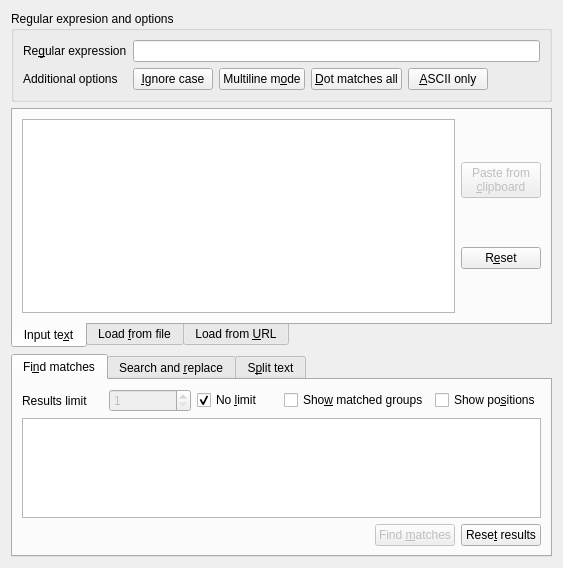
<?xml version="1.0" encoding="UTF-8"?>
<ui version="4.0">
 <author>Hamza Abbad</author>
 <class>CentralWidget</class>
 <widget class="QWidget" name="CentralWidget">
  <property name="geometry">
   <rect>
    <x>0</x>
    <y>0</y>
    <width>563</width>
    <height>561</height>
   </rect>
  </property>
  <property name="windowTitle">
   <string>Basic Regular Expression Tester</string>
  </property>
  <property name="windowIcon">
   <iconset>
    <normaloff>BRET-512.png</normaloff>BRET-512.png</iconset>
  </property>
  <layout class="QVBoxLayout" name="verticalLayout_3">
   <item>
    <widget class="QGroupBox" name="RegExpGroupBox">
     <property name="sizePolicy">
      <sizepolicy hsizetype="Preferred" vsizetype="Expanding">
       <horstretch>0</horstretch>
       <verstretch>0</verstretch>
      </sizepolicy>
     </property>
     <property name="title">
      <string>Regular expresion and options</string>
     </property>
     <layout class="QFormLayout" name="formLayout">
      <property name="fieldGrowthPolicy">
       <enum>QFormLayout::ExpandingFieldsGrow</enum>
      </property>
      <item row="0" column="0">
       <widget class="QLabel" name="RegExpLabel">
        <property name="text">
         <string>Re&amp;gular expression</string>
        </property>
        <property name="buddy">
         <cstring>RegExpLineEdit</cstring>
        </property>
       </widget>
      </item>
      <item row="0" column="1">
       <layout class="QHBoxLayout" name="RegExpLayout">
        <item>
         <widget class="QLineEdit" name="RegExpLineEdit">
          <property name="whatsThis">
           <string>Type here the regular expression in Python syntax</string>
          </property>
         </widget>
        </item>
       </layout>
      </item>
      <item row="1" column="0">
       <widget class="QLabel" name="RegExpOptionsLabel">
        <property name="text">
         <string>Additional options</string>
        </property>
       </widget>
      </item>
      <item row="1" column="1">
       <layout class="QHBoxLayout" name="RegExpOptionsLayout">
        <item>
         <widget class="QPushButton" name="IgnoreCasePushButton">
          <property name="toolTip">
           <string>Do not distinguish between lowercase and uppercase letters.
For example : the pattern [A-Z] will match lowercase letters too.</string>
          </property>
          <property name="statusTip">
           <string>Click to select 'Ignore case' option</string>
          </property>
          <property name="text">
           <string>&amp;Ignore case</string>
          </property>
          <property name="checkable">
           <bool>true</bool>
          </property>
         </widget>
        </item>
        <item>
         <widget class="QPushButton" name="MultiLinePushButton">
          <property name="toolTip">
           <string>Make the pattern character '^' matches at the beginning of the string and
at the beginning of each line, and the pattern character '$' matches at the
end of the string and at the end of each line.</string>
          </property>
          <property name="statusTip">
           <string>Click to select 'Multiline mode' option</string>
          </property>
          <property name="text">
           <string>Multiline m&amp;ode</string>
          </property>
          <property name="checkable">
           <bool>true</bool>
          </property>
         </widget>
        </item>
        <item>
         <widget class="QPushButton" name="DotAllPushButton">
          <property name="toolTip">
           <string>Make the '.' special character match any character at all, including a newline.</string>
          </property>
          <property name="statusTip">
           <string>Click to select 'Dot matches all' option</string>
          </property>
          <property name="text">
           <string>&amp;Dot matches all</string>
          </property>
          <property name="checkable">
           <bool>true</bool>
          </property>
         </widget>
        </item>
        <item>
         <widget class="QPushButton" name="ASCIIOnlyPushButton">
          <property name="toolTip">
           <string>Make \w, \W, \b, \B, \d, \D, \s and \S perform ASCII-only
matching instead of full Unicode matching.</string>
          </property>
          <property name="statusTip">
           <string>Click to select 'ASCII only' option</string>
          </property>
          <property name="text">
           <string>&amp;ASCII only</string>
          </property>
          <property name="checkable">
           <bool>true</bool>
          </property>
         </widget>
        </item>
       </layout>
      </item>
     </layout>
    </widget>
   </item>
   <item>
    <widget class="QTabWidget" name="MethodTabWidget">
     <property name="sizePolicy">
      <sizepolicy hsizetype="Expanding" vsizetype="Expanding">
       <horstretch>0</horstretch>
       <verstretch>0</verstretch>
      </sizepolicy>
     </property>
     <property name="tabPosition">
      <enum>QTabWidget::South</enum>
     </property>
     <property name="currentIndex">
      <number>0</number>
     </property>
     <widget class="QWidget" name="TextTab">
      <attribute name="icon">
       <iconset theme="text-field">
        <normaloff/>
       </iconset>
      </attribute>
      <attribute name="title">
       <string>Input te&amp;xt</string>
      </attribute>
      <layout class="QHBoxLayout" name="horizontalLayout_2">
       <item>
        <widget class="QPlainTextEdit" name="TextEdit">
         <property name="sizePolicy">
          <sizepolicy hsizetype="Expanding" vsizetype="Minimum">
           <horstretch>0</horstretch>
           <verstretch>0</verstretch>
          </sizepolicy>
         </property>
         <property name="cursor" stdset="0">
          <cursorShape>IBeamCursor</cursorShape>
         </property>
        </widget>
       </item>
       <item>
        <layout class="QVBoxLayout" name="TextTabButtonsLayout">
         <item>
          <widget class="QPushButton" name="PasteTextPushButton">
           <property name="enabled">
            <bool>false</bool>
           </property>
           <property name="sizePolicy">
            <sizepolicy hsizetype="Minimum" vsizetype="Fixed">
             <horstretch>0</horstretch>
             <verstretch>0</verstretch>
            </sizepolicy>
           </property>
           <property name="statusTip">
            <string>Paste text from the clipboard</string>
           </property>
           <property name="text">
            <string>Paste from
&amp;clipboard</string>
           </property>
           <property name="icon">
            <iconset theme="edit-paste">
             <normaloff/>
            </iconset>
           </property>
          </widget>
         </item>
         <item>
          <widget class="QPushButton" name="ResetTextPushButton">
           <property name="statusTip">
            <string>Clear the text</string>
           </property>
           <property name="text">
            <string>R&amp;eset</string>
           </property>
           <property name="icon">
            <iconset theme="edit-clear">
             <normaloff/>
            </iconset>
           </property>
          </widget>
         </item>
        </layout>
       </item>
      </layout>
     </widget>
     <widget class="QWidget" name="FileTab">
      <attribute name="icon">
       <iconset theme="document-import">
        <normaloff/>
       </iconset>
      </attribute>
      <attribute name="title">
       <string>Load &amp;from file</string>
      </attribute>
      <layout class="QHBoxLayout" name="horizontalLayout_3">
       <item>
        <widget class="QLineEdit" name="FilePathLineEdit">
         <property name="placeholderText">
          <string>File path</string>
         </property>
        </widget>
       </item>
       <item>
        <widget class="QPushButton" name="FilePathPushButton">
         <property name="statusTip">
          <string>Select a file</string>
         </property>
         <property name="text">
          <string>&amp;Choose a file</string>
         </property>
         <property name="icon">
          <iconset theme="document-open">
           <normaloff/>
          </iconset>
         </property>
        </widget>
       </item>
       <item>
        <widget class="QPushButton" name="ResetFilePathPushButton">
         <property name="statusTip">
          <string>Clear the file path</string>
         </property>
         <property name="text">
          <string>R&amp;eset</string>
         </property>
         <property name="icon">
          <iconset theme="edit-clear">
           <normaloff/>
          </iconset>
         </property>
        </widget>
       </item>
      </layout>
     </widget>
     <widget class="QWidget" name="URLTab">
      <attribute name="icon">
       <iconset theme="download">
        <normaloff/>
       </iconset>
      </attribute>
      <attribute name="title">
       <string>Load from &amp;URL</string>
      </attribute>
      <layout class="QVBoxLayout" name="verticalLayout_4">
       <item>
        <layout class="QHBoxLayout" name="URLLayout">
         <item>
          <widget class="QLineEdit" name="URLLineEdit">
           <property name="placeholderText">
            <string>URL</string>
           </property>
          </widget>
         </item>
         <item>
          <widget class="QPushButton" name="PasteURLPushButton">
           <property name="enabled">
            <bool>false</bool>
           </property>
           <property name="statusTip">
            <string>Past URL from the clipboard</string>
           </property>
           <property name="text">
            <string>Paste from &amp;clipboard</string>
           </property>
           <property name="icon">
            <iconset theme="edit-paste">
             <normaloff/>
            </iconset>
           </property>
          </widget>
         </item>
         <item>
          <widget class="QPushButton" name="ResetURLPushButton">
           <property name="statusTip">
            <string>Clear the URL</string>
           </property>
           <property name="text">
            <string>R&amp;eset</string>
           </property>
           <property name="icon">
            <iconset theme="edit-clear">
             <normaloff/>
            </iconset>
           </property>
          </widget>
         </item>
        </layout>
       </item>
       <item>
        <widget class="QProgressBar" name="DownloadProgressBar">
         <property name="value">
          <number>0</number>
         </property>
         <property name="format">
          <string>Downloading %v/%m bytes (%p%)</string>
         </property>
        </widget>
       </item>
      </layout>
     </widget>
    </widget>
   </item>
   <item>
    <widget class="QTabWidget" name="ResultsTabWidget">
     <property name="sizePolicy">
      <sizepolicy hsizetype="Expanding" vsizetype="Expanding">
       <horstretch>0</horstretch>
       <verstretch>0</verstretch>
      </sizepolicy>
     </property>
     <property name="currentIndex">
      <number>0</number>
     </property>
     <widget class="QWidget" name="MatchesTab">
      <attribute name="icon">
       <iconset theme="edit-find">
        <normaloff/>
       </iconset>
      </attribute>
      <attribute name="title">
       <string>Fi&amp;nd matches</string>
      </attribute>
      <layout class="QVBoxLayout" name="verticalLayout">
       <item>
        <layout class="QHBoxLayout" name="MatchesLayout">
         <item>
          <widget class="QLabel" name="MatchesLimitLabel">
           <property name="sizePolicy">
            <sizepolicy hsizetype="Minimum" vsizetype="Preferred">
             <horstretch>0</horstretch>
             <verstretch>0</verstretch>
            </sizepolicy>
           </property>
           <property name="text">
            <string>Results limit</string>
           </property>
           <property name="buddy">
            <cstring>MatchesLimitSpinBox</cstring>
           </property>
          </widget>
         </item>
         <item>
          <widget class="QSpinBox" name="MatchesLimitSpinBox">
           <property name="enabled">
            <bool>false</bool>
           </property>
           <property name="statusTip">
            <string>Set the maximum number of results</string>
           </property>
           <property name="minimum">
            <number>1</number>
           </property>
          </widget>
         </item>
         <item>
          <widget class="QCheckBox" name="NoMatchesLimitCheckBox">
           <property name="sizePolicy">
            <sizepolicy hsizetype="Minimum" vsizetype="Fixed">
             <horstretch>0</horstretch>
             <verstretch>0</verstretch>
            </sizepolicy>
           </property>
           <property name="statusTip">
            <string>Ignore the limit of the results</string>
           </property>
           <property name="text">
            <string>No &amp;limit</string>
           </property>
           <property name="checked">
            <bool>true</bool>
           </property>
          </widget>
         </item>
         <item>
          <widget class="QCheckBox" name="GroupsCheckBox">
           <property name="sizePolicy">
            <sizepolicy hsizetype="Minimum" vsizetype="Fixed">
             <horstretch>0</horstretch>
             <verstretch>0</verstretch>
            </sizepolicy>
           </property>
           <property name="statusTip">
            <string>Display also what was matched by parentheses</string>
           </property>
           <property name="text">
            <string>Sho&amp;w matched groups</string>
           </property>
          </widget>
         </item>
         <item>
          <widget class="QCheckBox" name="PositionsCheckBox">
           <property name="statusTip">
            <string>Display the beginning and ending positions where each match was found</string>
           </property>
           <property name="text">
            <string>Show po&amp;sitions</string>
           </property>
          </widget>
         </item>
        </layout>
       </item>
       <item>
        <widget class="QTreeView" name="MatchesTreeView">
         <property name="sizePolicy">
          <sizepolicy hsizetype="Expanding" vsizetype="Expanding">
           <horstretch>0</horstretch>
           <verstretch>0</verstretch>
          </sizepolicy>
         </property>
        </widget>
       </item>
       <item>
        <layout class="QHBoxLayout" name="MatchesButtonsLayout">
         <item>
          <widget class="QLabel" name="NumberOfResultsLabel">
           <property name="text">
            <string/>
           </property>
          </widget>
         </item>
         <item>
          <spacer name="horizontalSpacer">
           <property name="orientation">
            <enum>Qt::Horizontal</enum>
           </property>
           <property name="sizeHint" stdset="0">
            <size>
             <width>40</width>
             <height>20</height>
            </size>
           </property>
          </spacer>
         </item>
         <item>
          <widget class="QPushButton" name="FindMatchesPushButton">
           <property name="enabled">
            <bool>false</bool>
           </property>
           <property name="text">
            <string>Find &amp;matches</string>
           </property>
           <property name="icon">
            <iconset theme="edit-find">
             <normaloff/>
            </iconset>
           </property>
           <property name="default">
            <bool>true</bool>
           </property>
          </widget>
         </item>
         <item>
          <widget class="QPushButton" name="ResetMatchesPushButton">
           <property name="text">
            <string>Rese&amp;t results</string>
           </property>
           <property name="icon">
            <iconset theme="edit-clear">
             <normaloff/>
            </iconset>
           </property>
          </widget>
         </item>
        </layout>
       </item>
      </layout>
     </widget>
     <widget class="QWidget" name="ReplaceTab">
      <attribute name="icon">
       <iconset theme="edit-find-replace">
        <normaloff/>
       </iconset>
      </attribute>
      <attribute name="title">
       <string>Search and &amp;replace</string>
      </attribute>
      <layout class="QVBoxLayout" name="verticalLayout_2">
       <item>
        <layout class="QHBoxLayout" name="ReplacementTextLayout">
         <item>
          <widget class="QLabel" name="ReplacementTextLabel">
           <property name="text">
            <string>Replace&amp;ment text</string>
           </property>
           <property name="buddy">
            <cstring>ReplacementTextLineEdit</cstring>
           </property>
          </widget>
         </item>
         <item>
          <widget class="QLineEdit" name="ReplacementTextLineEdit">
           <property name="statusTip">
            <string>Text to be inserted where a match was found</string>
           </property>
          </widget>
         </item>
        </layout>
       </item>
       <item>
        <layout class="QHBoxLayout" name="ReplacementsLayout">
         <item>
          <widget class="QLabel" name="ReplacementsLimitLabel">
           <property name="text">
            <string>Replacements limit</string>
           </property>
           <property name="buddy">
            <cstring>ReplacementsLimitSpinBox</cstring>
           </property>
          </widget>
         </item>
         <item>
          <widget class="QSpinBox" name="ReplacementsLimitSpinBox">
           <property name="enabled">
            <bool>false</bool>
           </property>
           <property name="statusTip">
            <string>Set the maximum number of replacements</string>
           </property>
           <property name="minimum">
            <number>1</number>
           </property>
          </widget>
         </item>
         <item>
          <widget class="QCheckBox" name="NoReplacementsLimitCheckBox">
           <property name="sizePolicy">
            <sizepolicy hsizetype="Expanding" vsizetype="Fixed">
             <horstretch>0</horstretch>
             <verstretch>0</verstretch>
            </sizepolicy>
           </property>
           <property name="statusTip">
            <string>Ignore the limit of the replacements</string>
           </property>
           <property name="text">
            <string>No &amp;limit</string>
           </property>
           <property name="checked">
            <bool>true</bool>
           </property>
          </widget>
         </item>
        </layout>
       </item>
       <item>
        <widget class="QPlainTextEdit" name="ReplacementsPlainTextEdit">
         <property name="readOnly">
          <bool>true</bool>
         </property>
        </widget>
       </item>
       <item>
        <layout class="QHBoxLayout" name="ReplaceButtonsLayout">
         <item>
          <widget class="QLabel" name="NumberOfReplacementsLabel">
           <property name="text">
            <string/>
           </property>
          </widget>
         </item>
         <item>
          <spacer name="horizontalSpacer_2">
           <property name="orientation">
            <enum>Qt::Horizontal</enum>
           </property>
           <property name="sizeHint" stdset="0">
            <size>
             <width>40</width>
             <height>20</height>
            </size>
           </property>
          </spacer>
         </item>
         <item>
          <widget class="QPushButton" name="ReplacePushButton">
           <property name="enabled">
            <bool>false</bool>
           </property>
           <property name="text">
            <string>&amp;Search and replace</string>
           </property>
           <property name="icon">
            <iconset theme="edit-find-replace">
             <normaloff/>
            </iconset>
           </property>
           <property name="default">
            <bool>true</bool>
           </property>
          </widget>
         </item>
         <item>
          <widget class="QPushButton" name="ResetReplacementsPushButton">
           <property name="text">
            <string>Rese&amp;t results</string>
           </property>
           <property name="icon">
            <iconset theme="edit-clear">
             <normaloff/>
            </iconset>
           </property>
          </widget>
         </item>
        </layout>
       </item>
      </layout>
     </widget>
     <widget class="QWidget" name="SplitTab">
      <attribute name="icon">
       <iconset theme="edit-cut">
        <normaloff/>
       </iconset>
      </attribute>
      <attribute name="title">
       <string>S&amp;plit text</string>
      </attribute>
      <layout class="QVBoxLayout" name="verticalLayout_5">
       <item>
        <layout class="QHBoxLayout" name="horizontalLayout_5">
         <item>
          <widget class="QLabel" name="SplitsLimitLabel">
           <property name="text">
            <string>Splits limit</string>
           </property>
           <property name="buddy">
            <cstring>SplitsLimitSpinBox</cstring>
           </property>
          </widget>
         </item>
         <item>
          <widget class="QSpinBox" name="SplitsLimitSpinBox">
           <property name="enabled">
            <bool>false</bool>
           </property>
           <property name="statusTip">
            <string>Set the maximum number of splits</string>
           </property>
           <property name="minimum">
            <number>1</number>
           </property>
          </widget>
         </item>
         <item>
          <widget class="QCheckBox" name="NoSplitsLimitCheckBox">
           <property name="sizePolicy">
            <sizepolicy hsizetype="Expanding" vsizetype="Fixed">
             <horstretch>0</horstretch>
             <verstretch>0</verstretch>
            </sizepolicy>
           </property>
           <property name="statusTip">
            <string>Ignore the limit of the splits</string>
           </property>
           <property name="text">
            <string>No &amp;limit</string>
           </property>
           <property name="checked">
            <bool>true</bool>
           </property>
          </widget>
         </item>
        </layout>
       </item>
       <item>
        <widget class="QListView" name="SplitResultsListView"/>
       </item>
       <item>
        <layout class="QHBoxLayout" name="SplitButtonsLayout">
         <item>
          <widget class="QLabel" name="NumberOfSplitsLabel">
           <property name="text">
            <string/>
           </property>
          </widget>
         </item>
         <item>
          <spacer name="horizontalSpacer_3">
           <property name="orientation">
            <enum>Qt::Horizontal</enum>
           </property>
           <property name="sizeHint" stdset="0">
            <size>
             <width>40</width>
             <height>20</height>
            </size>
           </property>
          </spacer>
         </item>
         <item>
          <widget class="QPushButton" name="SplitPushButton">
           <property name="enabled">
            <bool>false</bool>
           </property>
           <property name="text">
            <string>&amp;Split text</string>
           </property>
           <property name="icon">
            <iconset theme="edit-cut">
             <normaloff/>
            </iconset>
           </property>
           <property name="default">
            <bool>true</bool>
           </property>
          </widget>
         </item>
         <item>
          <widget class="QPushButton" name="ResetSplitPushButton">
           <property name="text">
            <string>Rese&amp;t results</string>
           </property>
           <property name="icon">
            <iconset theme="edit-clear">
             <normaloff/>
            </iconset>
           </property>
          </widget>
         </item>
        </layout>
       </item>
      </layout>
     </widget>
    </widget>
   </item>
  </layout>
 </widget>
 <tabstops>
  <tabstop>ResultsTabWidget</tabstop>
 </tabstops>
 <resources/>
 <connections/>
</ui>
